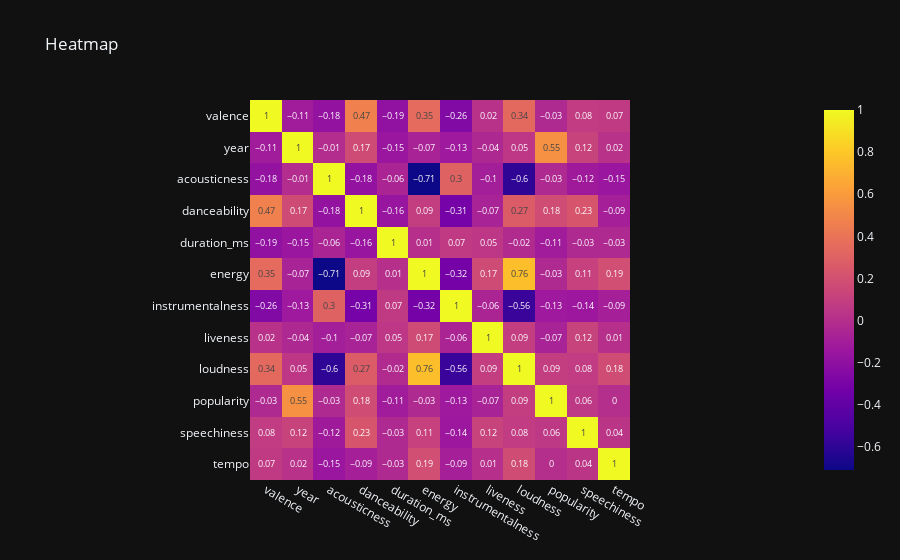

The notebook cell saved with this chart:
### Code cell
fig = px.imshow(dados.corr().round(2), text_auto = True, template = 'plotly_dark', title = 'Heatmap')

fig.show()

### Figure 1 — Plotly figure (JSON) as saved in the notebook; plotly's stock layout.template omitted (floating-point values rounded to 4 significant figures; data arrays with more than 128 entries replaced by an {"elided": "..."} marker saying what was removed)
{"data": [{"coloraxis": "coloraxis", "hovertemplate": "x: %{x}<br>y: %{y}<br>color: %{z}<extra></extra>", "name": "0", "texttemplate": "%{z}", "type": "heatmap", "x": ["valence", "year", "acousticness", "danceability", "duration_ms", "energy", "instrumentalness", "liveness", "loudness", "popularity", "speechiness", "tempo"], "xaxis": "x", "y": ["valence", "year", "acousticness", "danceability", "duration_ms", "energy", "instrumentalness", "liveness", "loudness", "popularity", "speechiness", "tempo"], "yaxis": "y", "z": {"elided": "12x12 float values"}}], "layout": {"coloraxis": {"colorscale": [[0, "#0d0887"], [0.1111, "#46039f"], [0.2222, "#7201a8"], [0.3333, "#9c179e"], [0.4444, "#bd3786"], [0.5556, "#d8576b"], [0.6667, "#ed7953"], [0.7778, "#fb9f3a"], [0.8889, "#fdca26"], [1, "#f0f921"]]}, "title": {"text": "Heatmap"}, "xaxis": {"anchor": "y", "constrain": "domain", "domain": [0, 1], "scaleanchor": "y"}, "yaxis": {"anchor": "x", "autorange": "reversed", "constrain": "domain", "domain": [0, 1]}}}
